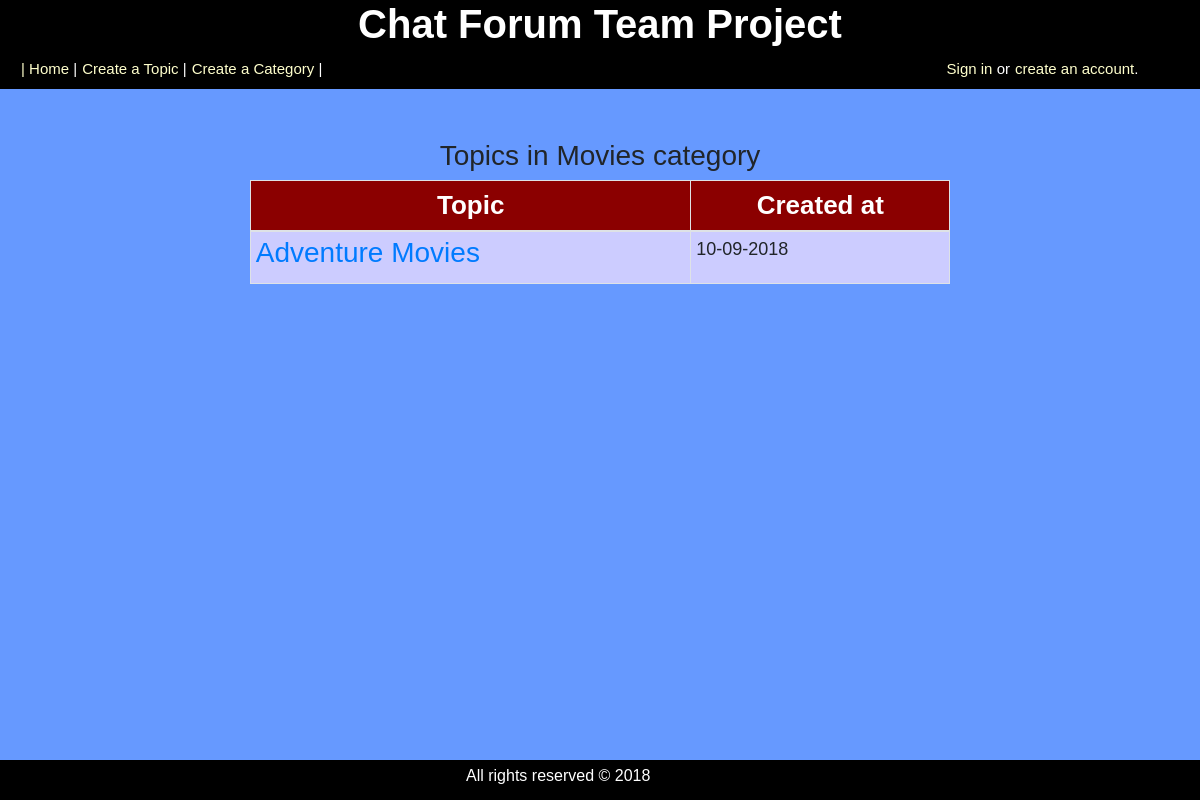
/category.php?id=2, run on the app's committed database.
### tables this page shows
CREATE TABLE `categories` (
  `cat_id` int(8) NOT NULL,
  `cat_name` varchar(255) NOT NULL,
  `cat_description` varchar(255) NOT NULL
);

CREATE TABLE `topics` (
  `topic_id` int(8) NOT NULL,
  `topic_subject` varchar(255) NOT NULL,
  `topic_date` datetime NOT NULL,
  `topic_cat` int(8) NOT NULL,
  `topic_by` int(8) NOT NULL
);

### category.php (the view)
<?php
include 'connect.php';
include 'header.php';
$sql = "SELECT
			cat_id,
			cat_name,
			cat_description
		FROM
			categories
		WHERE
			cat_id = " . mysqli_real_escape_string($connection,$_GET['id']);
$result = mysqli_query($connection,$sql);
if(!$result)
{
	echo 'The category could not be displayed, please try again later.' . mysqli_error($connection);
}
else
{
	if(mysqli_num_rows($result) == 0)
	{
		echo 'This category does not exist.';
	}
	else
	{
		while($row = mysqli_fetch_assoc($result))
		{
			echo '<h3 class="h3_align">Topics in ' . $row['cat_name'] . ' category</h3>';
		}
		$sql = "SELECT
					topic_id,
					topic_subject,
					topic_date,
					topic_cat
				FROM
					topics
				WHERE
					topic_cat = " . mysqli_real_escape_string($connection, $_GET['id']);
		$result = mysqli_query($connection, $sql);
		if(!$result)
		{
			echo 'The topics could not be displayed, please try again later.';
		}
		else
		{
			if(mysqli_num_rows($result) == 0)
			{
				echo 'There are no topics in this category yet.';
			}
			else
			{
				echo '<table class="table table-bordered table-sm table-hover center">
						<thead>
						  <tr>
							<th>Topic</th>
							<th>Created at</th>
						  </tr>
						  </thead>
						  <tbody>';
				while($row = mysqli_fetch_assoc($result))
				{
					echo '<tr>';
						echo '<td class="leftpart">';
							echo '<h3><a href="topic.php?id=' . $row['topic_id'] . '">' . $row['topic_subject'] . '</a><br /><h3>';
						echo '</td>';
						echo '<td class="rightpart">';
							echo date('d-m-Y', strtotime($row['topic_date']));
						echo '</td>';
					echo '</tr>';
				}
				echo '</tbody>';
				echo '</table>';
			}
		}
	}
}
include 'footer.php';
?>

### styles.css (style rules this page uses)
html { position: relative; min-height: 100%; }
body { text-align: center; }
.body_style { background-color: #6699ff !important; font-size: 15px; font-family:sans-serif; margin-bottom: 40px; }
.h3_align { text-align:center !important; }
a { text-decoration:none !important; }
table.center { margin-left:auto !important; margin-right:auto !important; border-collapse: collapse; width: 700px !important; }
th { background-color: darkred !important; color: white !important; font-size:26px; text-align:center; }
td { padding: 5px ; font-size:18px; background-color:#ccccff; }

### data on the page
categories: cat_name "Movies"
topics: topic_subject "Adventure Movies", topic_date "10-09-2018"
